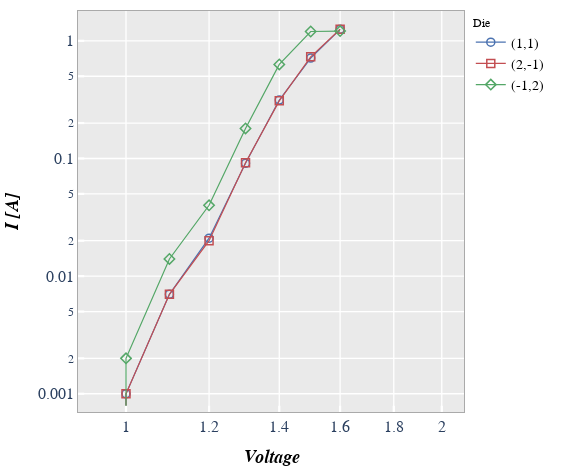

Here is the notebook cell this chart was saved with:
### Markdown cell above
Non-linear axes scales are available with the `plotly` engine, here showing a <i>log-log</i> representation of the above plot with minor gridlines enabled:

### Code cell
fcp.plot(df, x='Voltage', y='I [A]', ax_scale='loglog', legend='Die', xmin=0.9, xmax=2.1, grid_minor=True,
         filter='Substrate=="Si" & Target Wavelength==450 & Boost Level==0.2 & Temperature [C]==25')

### Figure 1 — Plotly figure (JSON) as saved in the notebook; plotly's stock layout.template omitted (floating-point values rounded to 4 significant figures)
{"data": [{"line": {"width": 1.2}, "marker": {"color": "#4b72b0", "line": {"color": "#4b72b0", "width": 1.5}, "size": 8, "symbol": "circle-open"}, "mode": "lines+markers", "name": "(1,1)", "showlegend": true, "type": "scatter", "x": [0, 0.1, 0.2, 0.3, 0.4, 0.5, 0.6, 0.7, 0.8, 0.9, 1, 1.1, 1.2, 1.3, 1.4, 1.5, 1.6], "xaxis": "x", "y": [0, 0, 0, 0, 0, 0, 0, 0, 0, 0, 0.001, 0.007, 0.021, 0.091, 0.314, 0.713, 1.253], "yaxis": "y"}, {"line": {"width": 1.2}, "marker": {"color": "#c34e52", "line": {"color": "#c34e52", "width": 1.5}, "size": 8, "symbol": "square-open"}, "mode": "lines+markers", "name": "(2,-1)", "showlegend": true, "type": "scatter", "x": [0, 0.1, 0.2, 0.3, 0.4, 0.5, 0.6, 0.7, 0.8, 0.9, 1, 1.1, 1.2, 1.3, 1.4, 1.5, 1.6], "xaxis": "x", "y": [0, 0, 0, 0, 0, 0, 0, 0, 0, 0, 0.001, 0.007, 0.02, 0.092, 0.309, 0.731, 1.255], "yaxis": "y"}, {"line": {"width": 1.2}, "marker": {"color": "#54a767", "line": {"color": "#54a767", "width": 1.5}, "size": 8, "symbol": "diamond-open"}, "mode": "lines+markers", "name": "(-1,2)", "showlegend": true, "type": "scatter", "x": [0, 0.1, 0.2, 0.3, 0.4, 0.5, 0.6, 0.7, 0.8, 0.9, 1, 1.1, 1.2, 1.3, 1.4, 1.5, 1.6], "xaxis": "x", "y": [0, 0, 0, 0, 0, 0, 0, 0, 0, 0, 0.002, 0.014, 0.04, 0.18, 0.63, 1.2, 1.211], "yaxis": "y"}], "layout": {"autosize": false, "height": 476, "legend": {"bgcolor": "#ffffff", "bordercolor": "#ffffff", "borderwidth": 1, "font": {"color": "black", "family": "sans-serif", "size": 14}, "title": {"font": {"family": "sans-serif", "size": 12}, "text": "Die"}, "traceorder": "normal", "x": 1.015, "xanchor": "left", "y": 1.002}, "margin": {"b": 64, "l": 62, "r": 123, "t": 10}, "modebar": {"orientation": "v"}, "paper_bgcolor": "#ffffff", "plot_bgcolor": "#eaeaea", "showlegend": true, "title": {"x": 0.5579, "y": 0.9748}, "width": 587, "xaxis": {"anchor": "y", "domain": [0, 1], "gridcolor": "#ffffff", "griddash": "solid", "gridwidth": 1.3, "linecolor": "#aaaaaa", "linewidth": 1, "mirror": true, "range": [-0.04576, 0.3222], "showline": true, "showticklabels": true, "tickcolor": "#ffffff", "tickfont": {"family": "sans-serif", "size": 16}, "ticklen": 6.2, "ticks": "inside", "tickwidth": 2.2, "title": {"font": {"color": "#000000", "family": "sans-serif", "size": 18}, "standoff": 15, "text": "<i><b>Voltage</b></i>"}, "type": "log"}, "yaxis": {"anchor": "x", "domain": [0, 1], "gridcolor": "#ffffff", "griddash": "solid", "gridwidth": 1.3, "linecolor": "#aaaaaa", "linewidth": 1, "mirror": true, "range": [-3.155, 0.2536], "showline": true, "showticklabels": true, "tickcolor": "#ffffff", "tickfont": {"family": "sans-serif", "size": 16}, "ticklen": 6.2, "ticks": "inside", "tickwidth": 2.2, "title": {"font": {"color": "#000000", "family": "sans-serif", "size": 18}, "standoff": 15, "text": "<i><b>I [A]</b></i>"}, "type": "log"}}}
